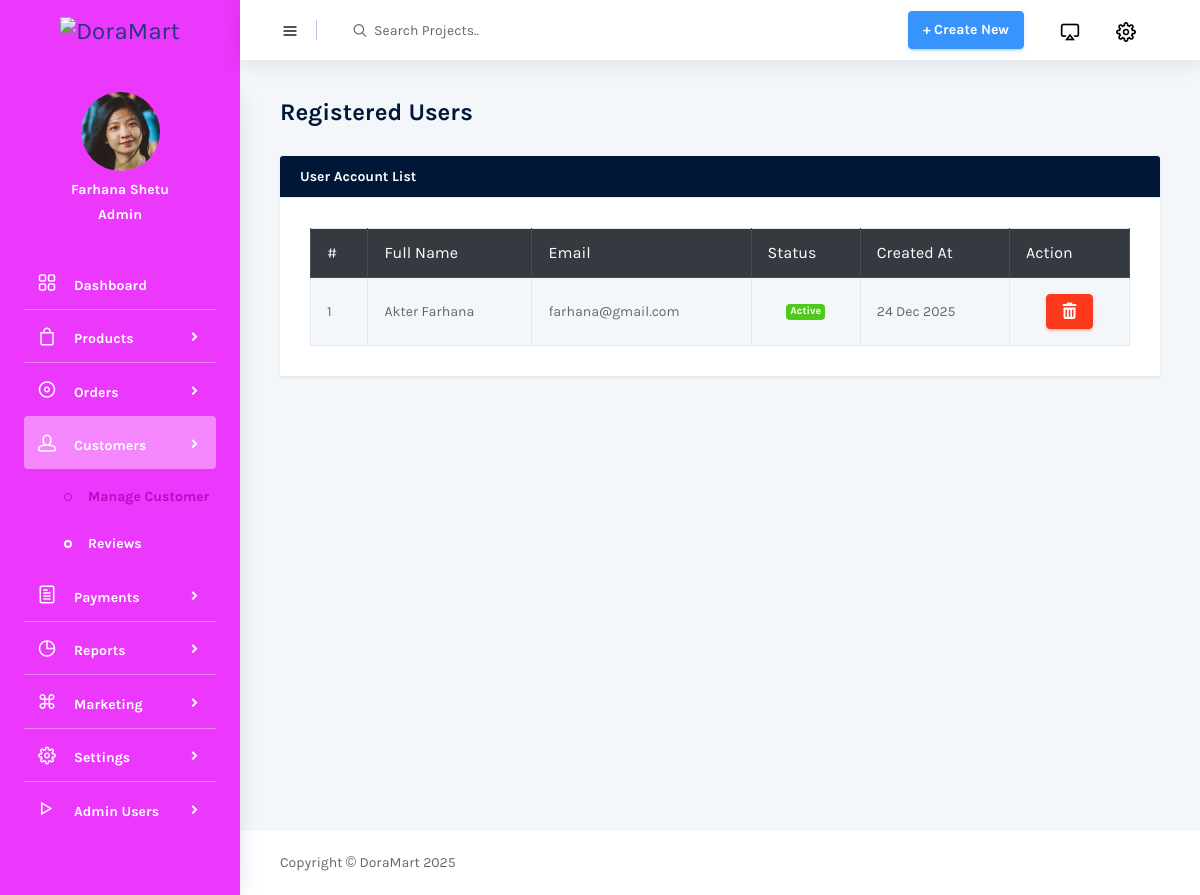
The page /admin/pages/customers/customers.php (signed in) on the database its author committed.
### tables this page shows
CREATE TABLE `users` (
  `id` int(11) NOT NULL,
  `first_name` varchar(100) NOT NULL,
  `last_name` varchar(100) DEFAULT NULL,
  `email` varchar(150) NOT NULL,
  `password` varchar(255) NOT NULL,
  `role` enum('user','admin') DEFAULT 'user',
  `status` tinyint(4) NOT NULL DEFAULT 1,
  `created_at` timestamp NOT NULL DEFAULT current_timestamp()
);

### admin/pages/customers/customers.php (the view, shortened to what this page needs)
<?php
include __DIR__ . '/../../includes/header.php';
include __DIR__ . '/../../includes/navbar.php';
include __DIR__ . '/../../includes/sidebar.php';
?>
<div class="main-panel">
    <div class="content-wrapper">
        <div class="row mb-4">
            <div class="col-sm-12">
                <h4 class="font-weight-bold text-dark">Registered Users</h4>
            </div>
        </div>
        <div class="row">
            <div class="col-lg-12 mb-4">
                <div class="card shadow-sm border-0">
                    <div class="card-header bg-dark text-white font-weight-bold">
                        User Account List
                    </div>
                    <div class="card-body table-responsive">
                        <table class="table table-bordered table-hover table-striped mb-0">
                            <thead class="thead-dark">
                                <tr>
                                    <th>#</th>
                                    <th>Full Name</th>
                                    <th>Email</th>
                                    <th>Status</th>
                                    <th>Created At</th>
                                    <th width="120">Action</th>
                                </tr>
                            </thead>
                            <tbody>
                                <?php
                                $result = $con->query("
                                    SELECT id, first_name, last_name, email, status, created_at
                                    FROM users
                                    WHERE role = 'user'
                                    ORDER BY id DESC
                                ");
                                $i = 1;
                                while ($row = $result->fetch_assoc()):
                                ?>
                                <tr>
                                    <td><?= $i++ ?></td>
                                    <td><?= htmlspecialchars($row['first_name'] . ' ' . $row['last_name']) ?></td>
                                    <td><?= htmlspecialchars($row['email']) ?></td>
                                    <td class="text-center">
                                        <?= $row['status'] == 0
                                            ? '<span class="badge badge-success">Active</span>'
                                            : '<span class="badge badge-danger">Inactive</span>' ?>
                                    </td>
                                    <td><?= date('d M Y', strtotime($row['created_at'])) ?></td>
                                    <td class="text-center">
                                        <button class="btn btn-sm btn-danger"
                                            data-bs-toggle="modal"
                                            data-bs-target="#deleteUser<?= $row['id'] ?>">
                                            <i class="fas fa-trash-alt"></i>
                                        </button>
                                    </td>
                                </tr>
                                <?php endwhile; ?>
                            </tbody>
                        </table>
                    </div>
                </div>
            </div>
        </div>
    </div>
<?php include __DIR__ . '/../../includes/footer.php'; ?>

### rows shown on the page
users: first_name+last_name "Akter Farhana", email "farhana@gmail.com", status "Active", created_at "24 Dec 2025"
